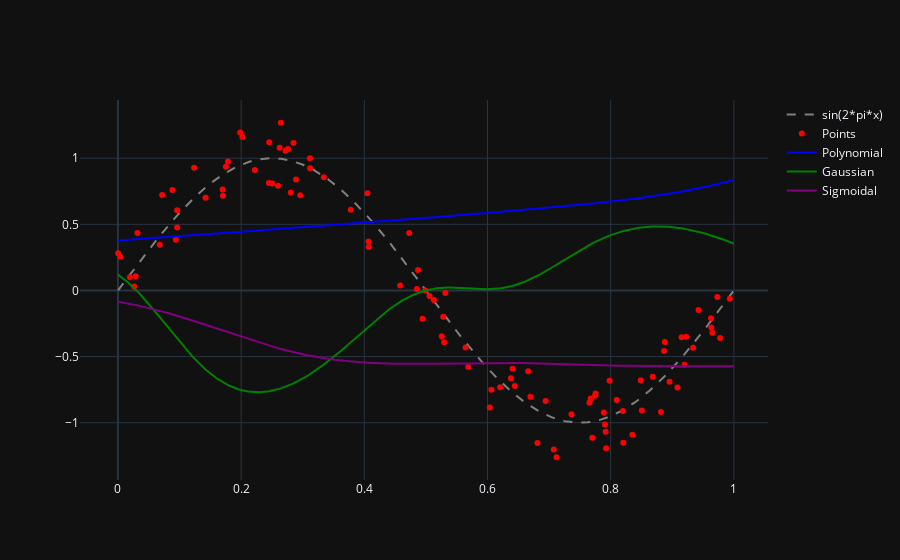

Write notebook code for a chart like this one.
### Code cell
fig = py.graph_objs.Figure()
fig.add_scatter(x=fun['x'], y=fun['sin'], name=str(gen_function), line_dash='dash', line_color='gray')
fig.add_scatter(x=my_data[0], y=my_data[1], name='Points', mode='markers', marker_color='red')
fig.add_scatter(x=fun['x'], y=fun['h_pol'], name='Polynomial', line_color='blue')
fig.add_scatter(x=fun['x'], y=fun['h_gau'], name='Gaussian', line_color='green')
fig.add_scatter(x=fun['x'], y=fun['h_sig'], name='Sigmoidal', line_color='purple')
fig.show()

### Figure 1 — Plotly figure (JSON) as saved in the notebook; plotly's stock layout.template omitted (floating-point values rounded to 4 significant figures; data arrays with more than 128 entries replaced by an {"elided": "..."} marker saying what was removed)
{"data": [{"line": {"color": "gray", "dash": "dash"}, "name": "sin(2*pi*x)", "x": {"elided": "1000 float values"}, "y": {"elided": "1000 float values"}, "type": "scatter"}, {"marker": {"color": "red"}, "mode": "markers", "name": "Points", "x": [0.8199, 0.6811, 0.1236, 0.7121, 0.00387, 0.1422, 0.2806, 0.312, 0.2598, 0.405, 0.03175, 0.285, 0.7907, 0.5644, 0.8204, 0.6408, 0.8867, 0.202, 0.965, 0.7755, 0.6944, 0.07174, 0.289, 0.4582, 0.8682, 0.5257, 0.06778, 0.9426, 0.7702, 0.9227, 0.7982, 0.08834, 0.8506, 0.2721, 0.6204, 0.09398, 0.09612, 0.4872, 0.7918, 0.0003058, 0.2507, 0.9777, 0.4991, 0.4069, 0.5281, 0.638, 0.1699, 0.7655, 0.296, 0.8816, 0.4945, 0.5316, 0.3117, 0.8488, 0.9629, 0.01945, 0.02873, 0.8879, 0.9935, 0.1752, 0.3343, 0.9338, 0.5058, 0.6697, 0.5297, 0.8097, 0.7926, 0.2456, 0.9084, 0.9634, 0.7747, 0.4728, 0.2644, 0.8353, 0.9731, 0.7364, 0.2625, 0.8956, 0.09609, 0.02632, 0.1786, 0.6063, 0.378, 0.4071, 0.5688, 0.2761, 0.2451, 0.6037, 0.513, 0.7076, 0.4854, 0.915, 0.2223, 0.7889, 0.9197, 0.7674, 0.6661, 0.1985, 0.6443, 0.1704], "y": [-0.9123, -1.154, 0.928, -1.261, 0.2552, 0.7013, 0.7405, 0.925, 0.7924, 0.7343, 0.435, 1.116, -1.013, -0.4309, -1.152, -0.5922, -0.4581, 1.161, -0.3195, -0.7802, -0.8351, 0.7228, 0.8383, 0.03702, -0.6532, -0.3471, 0.3461, -0.1483, -1.115, -0.3496, -0.6825, 0.7588, -0.9075, 1.057, -0.7314, 0.3839, 0.4767, 0.1547, -1.069, 0.2811, 0.8086, -0.3588, -0.000462, 0.3694, -0.1989, -0.6641, 0.7628, -0.8496, 0.7208, -0.9202, -0.2133, -0.01927, 0.9991, -0.679, -0.2107, 0.09926, 0.1068, -0.3901, -0.06191, 0.9349, 0.8565, -0.4333, -0.04121, -0.8035, -0.3923, -0.8287, -1.193, 1.121, -0.7341, -0.2805, -0.7955, 0.4337, 1.268, -1.092, -0.05042, -0.9364, 1.08, -0.6909, 0.6066, 0.03054, 0.9759, -0.7506, 0.6108, 0.3278, -0.5781, 1.07, 0.8134, -0.8852, -0.07264, -1.203, 0.01061, -0.3532, 0.9102, -0.9235, -0.5614, -0.8167, -0.6107, 1.194, -0.7228, 0.7166], "type": "scatter"}, {"line": {"color": "blue"}, "name": "Polynomial", "x": {"elided": "1000 float values"}, "y": {"elided": "1000 float values"}, "type": "scatter"}, {"line": {"color": "green"}, "name": "Gaussian", "x": {"elided": "1000 float values"}, "y": {"elided": "1000 float values"}, "type": "scatter"}, {"line": {"color": "purple"}, "name": "Sigmoidal", "x": {"elided": "1000 float values"}, "y": {"elided": "1000 float values"}, "type": "scatter"}], "layout": {}}
